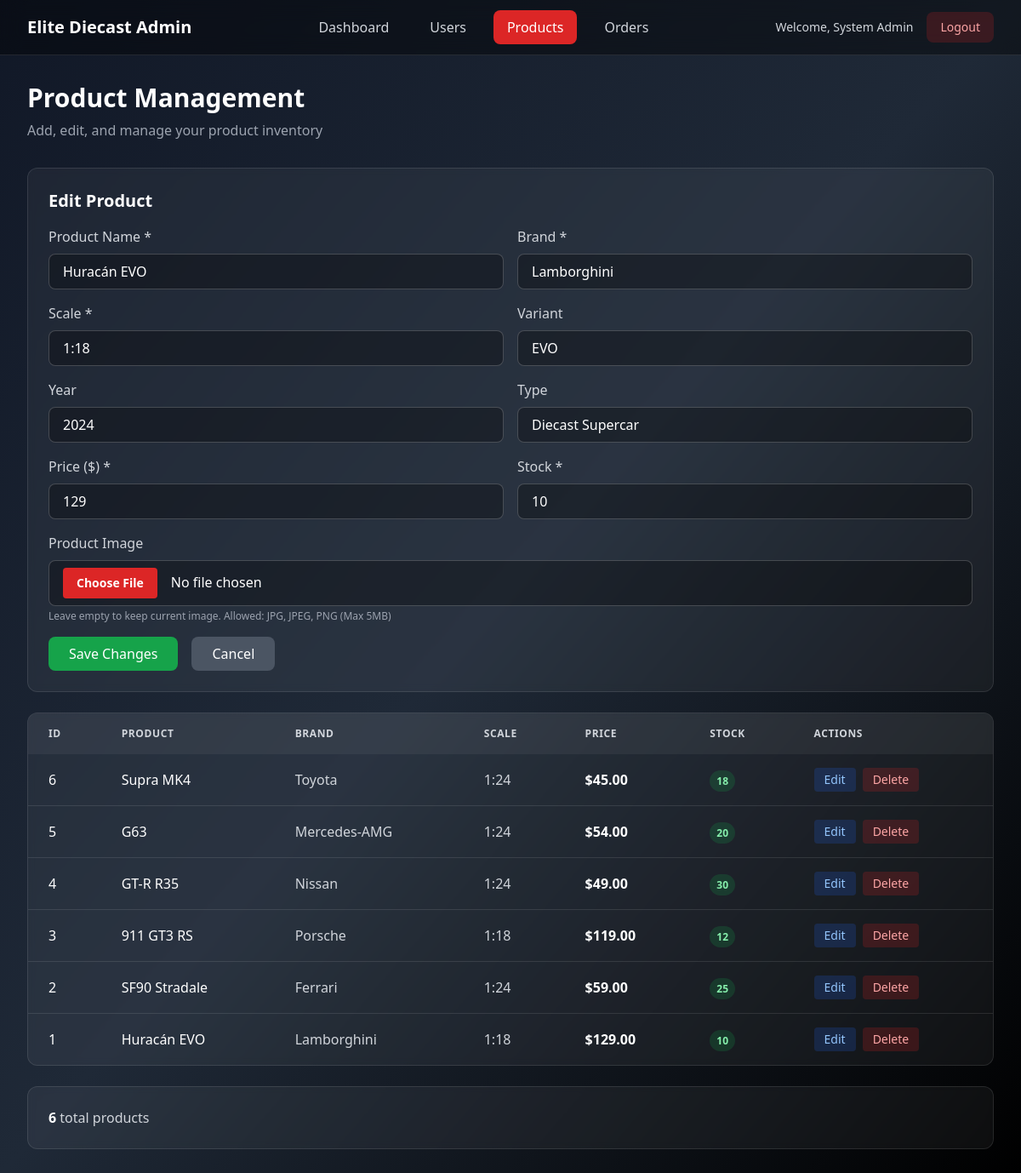
Screenshot of /admin/products.php?action=edit&id=1 (signed in) with the database file from the repository.
### tables this page shows
CREATE TABLE IF NOT EXISTS `products` (
  `id` INT UNSIGNED NOT NULL AUTO_INCREMENT,
  `name` VARCHAR(150) NOT NULL,
  `brand` VARCHAR(100) NOT NULL,
  `scale` VARCHAR(10) NOT NULL,             
  `variant` VARCHAR(120) NULL,              
  `year` SMALLINT NULL,
  `type` VARCHAR(50) NULL,                  
  `price` DECIMAL(10,2) NOT NULL,
  `stock` INT NOT NULL DEFAULT 0,
  `image_url` TEXT NULL,
  `created_at` TIMESTAMP NOT NULL DEFAULT CURRENT_TIMESTAMP,
  PRIMARY KEY (`id`)
);

### config.php (called while the page is built)
<?php
class Database
{
    private static ?\PDO $pdo = null;
    public static function getConnection(): \PDO
    {
        if (self::$pdo === null) {
            $host = '127.0.0.1';
            $db = 'car_showroom';
            $user = 'root';
            $pass = '';
            $dsn = "mysql:host=$host;dbname=$db;charset=utf8mb4";
            $options = [
                \PDO::ATTR_ERRMODE => \PDO::ERRMODE_EXCEPTION,
                \PDO::ATTR_DEFAULT_FETCH_MODE => \PDO::FETCH_ASSOC,
                \PDO::ATTR_EMULATE_PREPARES => false,
            ];
            self::$pdo = new \PDO($dsn, $user, $pass, $options);
        }
        return self::$pdo;
    }
}
?>

### admin/products.php (the view, shortened to what this page needs)
<?php
require_once __DIR__ . '/../config.php';
class Product {
    private int $id;
    private string $name;
    private string $brand;
    private string $scale;
    private ?string $variant;
    private ?int $year;
    private ?string $type;
    private float $price;
    private int $stock;
    public function __construct(
        int $id, string $name, string $brand, string $scale,
        ?string $variant, ?int $year, ?string $type,
        float $price, int $stock, ?string $imageUrl
    ) {
        $this->id = $id;
        $this->name = $name;
        $this->brand = $brand;
        $this->scale = $scale;
        $this->variant = $variant;
        $this->year = $year;
        $this->type = $type;
        $this->price = $price;
        $this->stock = $stock;
    }
    public function getId(): int { return $this->id; }
    public function getName(): string { return $this->name; }
    public function getBrand(): string { return $this->brand; }
    public function getScale(): string { return $this->scale; }
    public function getVariant(): ?string { return $this->variant; }
    public function getYear(): ?int { return $this->year; }
    public function getType(): ?string { return $this->type; }
    public function getPrice(): float { return $this->price; }
    public function getStock(): int { return $this->stock; }
}
class ProductRepository {
    private PDO $pdo;
    public function __construct(PDO $pdo) {
        $this->pdo = $pdo;
    }
    public function getAllProducts(): array {
        $stmt = $this->pdo->query('SELECT * FROM products ORDER BY id DESC');
        $products = [];
        while ($row = $stmt->fetch()) {
            $products[] = $this->createProductFromRow($row);
        }
        return $products;
    }
    public function getProductById(int $id): ?Product {
        $stmt = $this->pdo->prepare('SELECT * FROM products WHERE id = ?');
        $stmt->execute([$id]);
        $row = $stmt->fetch();
        return $row ? $this->createProductFromRow($row) : null;
    }
    private function createProductFromRow(array $row): Product {
        return new Product(
            (int)$row['id'],
            $row['name'],
            $row['brand'],
            $row['scale'],
            $row['variant'],
            $row['year'] ? (int)$row['year'] : null,
            $row['type'],
            (float)$row['price'],
            (int)$row['stock'],
            $row['image_url']
        );
    }
}
$repo = new ProductRepository(Database::getConnection());
$editProduct = null;
if (isset($_GET['action']) && $_GET['action'] === 'edit' && isset($_GET['id'])) {
    $editProduct = $repo->getProductById((int)$_GET['id']);
}
$products = $repo->getAllProducts();
$adminName = $_SESSION['admin']['name'];
?>
<!DOCTYPE html>
<html lang="en">
<head>
    <script src="https://cdn.tailwindcss.com"></script>
</head>
<body class="bg-gradient-to-br from-gray-900 via-gray-800 to-black min-h-screen">
    <nav class="bg-black/40 backdrop-blur-md border-b border-white/10">
        <div class="max-w-7xl mx-auto px-4 sm:px-6 lg:px-8">
            <div class="flex justify-between items-center h-16">
                <div class="flex items-center">
                    <h1 class="text-xl font-bold text-white">Elite Diecast Admin</h1>
                </div>
                <div class="hidden md:flex space-x-4">
                    <a href="dashboard.php" class="text-gray-300 hover:text-white hover:bg-white/10 px-4 py-2 rounded-lg transition">Dashboard</a>
                    <a href="users.php" class="text-gray-300 hover:text-white hover:bg-white/10 px-4 py-2 rounded-lg transition">Users</a>
                    <a href="products.php" class="bg-red-600 text-white px-4 py-2 rounded-lg">Products</a>
                    <a href="orders.php" class="text-gray-300 hover:text-white hover:bg-white/10 px-4 py-2 rounded-lg transition">Orders</a>
                </div>
                <div class="flex items-center space-x-4">
                    <span class="text-gray-300 text-sm">Welcome, <?php echo htmlspecialchars($adminName); ?></span>
                    <a href="logout.php" class="bg-red-600/20 hover:bg-red-600 text-red-300 hover:text-white px-4 py-2 rounded-lg transition text-sm">
                        Logout
                    </a>
                </div>
            </div>
        </div>
    </nav>
    <main class="max-w-7xl mx-auto px-4 sm:px-6 lg:px-8 py-8">
        <div class="mb-8 flex justify-between items-center">
            <div>
                <h2 class="text-3xl font-bold text-white mb-2">Product Management</h2>
                <p class="text-gray-400">Add, edit, and manage your product inventory</p>
            </div>
        </div>
        <?php if ($editProduct): ?>
            <div class="mb-6 bg-white/5 backdrop-blur-sm rounded-xl p-6 border border-white/10">
                <h3 class="text-xl font-bold text-white mb-4">Edit Product</h3>
                <form method="post" action="products.php" enctype="multipart/form-data" class="space-y-4">
                    <div class="grid grid-cols-1 md:grid-cols-2 gap-4">
                        <div>
                            <label class="block text-gray-300 mb-2">Product Name *</label>
                            <input type="text" name="name" value="<?php echo htmlspecialchars($editProduct->getName()); ?>" required
                                class="w-full px-4 py-2 bg-black/30 border border-white/20 rounded-lg text-white focus:outline-none focus:border-red-500">
                        </div>
                        <div>
                            <label class="block text-gray-300 mb-2">Brand *</label>
                            <input type="text" name="brand" value="<?php echo htmlspecialchars($editProduct->getBrand()); ?>" required
                                class="w-full px-4 py-2 bg-black/30 border border-white/20 rounded-lg text-white focus:outline-none focus:border-red-500">
                        </div>
                        <div>
                            <label class="block text-gray-300 mb-2">Scale *</label>
                            <input type="text" name="scale" value="<?php echo htmlspecialchars($editProduct->getScale()); ?>" required
                                class="w-full px-4 py-2 bg-black/30 border border-white/20 rounded-lg text-white focus:outline-none focus:border-red-500">
                        </div>
                        <div>
                            <label class="block text-gray-300 mb-2">Variant</label>
                            <input type="text" name="variant" value="<?php echo htmlspecialchars($editProduct->getVariant() ?? ''); ?>"
                                class="w-full px-4 py-2 bg-black/30 border border-white/20 rounded-lg text-white focus:outline-none focus:border-red-500">
                        </div>
                        <div>
                            <label class="block text-gray-300 mb-2">Year</label>
                            <input type="number" name="year" value="<?php echo $editProduct->getYear() ?? ''; ?>"
                                class="w-full px-4 py-2 bg-black/30 border border-white/20 rounded-lg text-white focus:outline-none focus:border-red-500">
                        </div>
                        <div>
                            <label class="block text-gray-300 mb-2">Type</label>
                            <input type="text" name="type" value="<?php echo htmlspecialchars($editProduct->getType() ?? ''); ?>"
                                class="w-full px-4 py-2 bg-black/30 border border-white/20 rounded-lg text-white focus:outline-none focus:border-red-500">
                        </div>
                        <div>
                            <label class="block text-gray-300 mb-2">Price ($) *</label>
                            <input type="number" name="price" step="0.01" min="0" value="<?php echo $editProduct->getPrice(); ?>" required
                                class="w-full px-4 py-2 bg-black/30 border border-white/20 rounded-lg text-white focus:outline-none focus:border-red-500">
                        </div>
                        <div>
                            <label class="block text-gray-300 mb-2">Stock *</label>
                            <input type="number" name="stock" min="0" value="<?php echo $editProduct->getStock(); ?>" required
                                class="w-full px-4 py-2 bg-black/30 border border-white/20 rounded-lg text-white focus:outline-none focus:border-red-500">
                        </div>
                    </div>
                    <div>
                        <label class="block text-gray-300 mb-2">Product Image</label>
                        <input type="file" name="product_image" accept="image/jpeg,image/jpg,image/png"
                            class="w-full px-4 py-2 bg-black/30 border border-white/20 rounded-lg text-white focus:outline-none focus:border-red-500
                            file:mr-4 file:py-2 file:px-4 file:rounded file:border-0 file:text-sm file:font-semibold
                            file:bg-red-600 file:text-white hover:file:bg-red-700 file:cursor-pointer">
                        <p class="text-gray-400 text-xs mt-1">Leave empty to keep current image. Allowed: JPG, JPEG, PNG (Max 5MB)</p>
                    </div>
                    <div class="flex space-x-4">
                        <button type="submit" name="update_product" class="bg-green-600 hover:bg-green-700 text-white px-6 py-2 rounded-lg transition">
                            Save Changes
                        </button>
                        <a href="products.php" class="bg-gray-600 hover:bg-gray-700 text-white px-6 py-2 rounded-lg transition inline-block">
                            Cancel
                        </a>
                    </div>
                </form>
            </div>
        <?php endif; ?>
        <div class="bg-white/5 backdrop-blur-sm rounded-xl overflow-hidden border border-white/10">
            <div class="overflow-x-auto">
                <table class="w-full">
                    <thead class="bg-white/5">
                        <tr>
                            <th class="px-6 py-4 text-left text-xs font-semibold text-gray-300 uppercase tracking-wider">ID</th>
                            <th class="px-6 py-4 text-left text-xs font-semibold text-gray-300 uppercase tracking-wider">Product</th>
                            <th class="px-6 py-4 text-left text-xs font-semibold text-gray-300 uppercase tracking-wider">Brand</th>
                            <th class="px-6 py-4 text-left text-xs font-semibold text-gray-300 uppercase tracking-wider">Scale</th>
                            <th class="px-6 py-4 text-left text-xs font-semibold text-gray-300 uppercase tracking-wider">Price</th>
                            <th class="px-6 py-4 text-left text-xs font-semibold text-gray-300 uppercase tracking-wider">Stock</th>
                            <th class="px-6 py-4 text-left text-xs font-semibold text-gray-300 uppercase tracking-wider">Actions</th>
                        </tr>
                    </thead>
                    <tbody class="divide-y divide-white/10">
                        <?php if (!empty($products)): ?>
                            <?php foreach ($products as $product): ?>
                                <tr class="hover:bg-white/5 transition">
                                    <td class="px-6 py-4 text-white"><?php echo $product->getId(); ?></td>
                                    <td class="px-6 py-4 text-white"><?php echo htmlspecialchars($product->getName()); ?></td>
                                    <td class="px-6 py-4 text-gray-300"><?php echo htmlspecialchars($product->getBrand()); ?></td>
                                    <td class="px-6 py-4 text-gray-300"><?php echo htmlspecialchars($product->getScale()); ?></td>
                                    <td class="px-6 py-4 text-white font-semibold">$<?php echo number_format($product->getPrice(), 2); ?></td>
                                    <td class="px-6 py-4">
                                        <span class="px-2 py-1 rounded-full text-xs font-semibold
                                            <?php echo $product->getStock() < 5 ? 'bg-red-600/20 text-red-300' : ($product->getStock() < 10 ? 'bg-yellow-600/20 text-yellow-300' : 'bg-green-600/20 text-green-300'); ?>">
                                            <?php echo $product->getStock(); ?>
                                        </span>
                                    </td>
                                    <td class="px-6 py-4">
                                        <div class="flex space-x-2">
                                            <a href="?action=edit&id=<?php echo $product->getId(); ?>"
                                                class="bg-blue-600/20 hover:bg-blue-600 text-blue-300 hover:text-white px-3 py-1 rounded transition text-sm">
                                                Edit
                                            </a>
                                            <a href="?action=delete&id=<?php echo $product->getId(); ?>"
                                                onclick="return confirm('Are you sure you want to delete this product?');"
                                                class="bg-red-600/20 hover:bg-red-600 text-red-300 hover:text-white px-3 py-1 rounded transition text-sm">
                                                Delete
                                            </a>
                                        </div>
                                    </td>
                                </tr>
                            <?php endforeach; ?>
                        <?php else: ?>
                            <tr>
                                <td colspan="7" class="px-6 py-8 text-center text-gray-400">No products found</td>
                            </tr>
                        <?php endif; ?>
                    </tbody>
                </table>
            </div>
        </div>
        <div class="mt-6 bg-white/5 backdrop-blur-sm rounded-xl p-6 border border-white/10">
            <p class="text-gray-300">
                <span class="font-semibold text-white"><?php echo count($products); ?></span> total products
            </p>
        </div>
    </main>
</body>
</html>

### rows the page displays
products: name "Huracán EVO", brand "Lamborghini", scale "1:18", variant "EVO", year "2024", type "Diecast Supercar", price "129", stock "10", id "1", price "129.00"
products: id "6", name "Supra MK4", brand "Toyota", scale "1:24", price "45.00", stock "18"
products: id "5", name "G63", brand "Mercedes-AMG", scale "1:24", price "54.00", stock "20"
products: id "4", name "GT-R R35", brand "Nissan", scale "1:24", price "49.00", stock "30"
products: id "3", name "911 GT3 RS", brand "Porsche", scale "1:18", price "119.00", stock "12"
products: id "2", name "SF90 Stradale", brand "Ferrari", scale "1:24", price "59.00", stock "25"

### other values shown
$adminName "System Admin"
count($products) "6"
